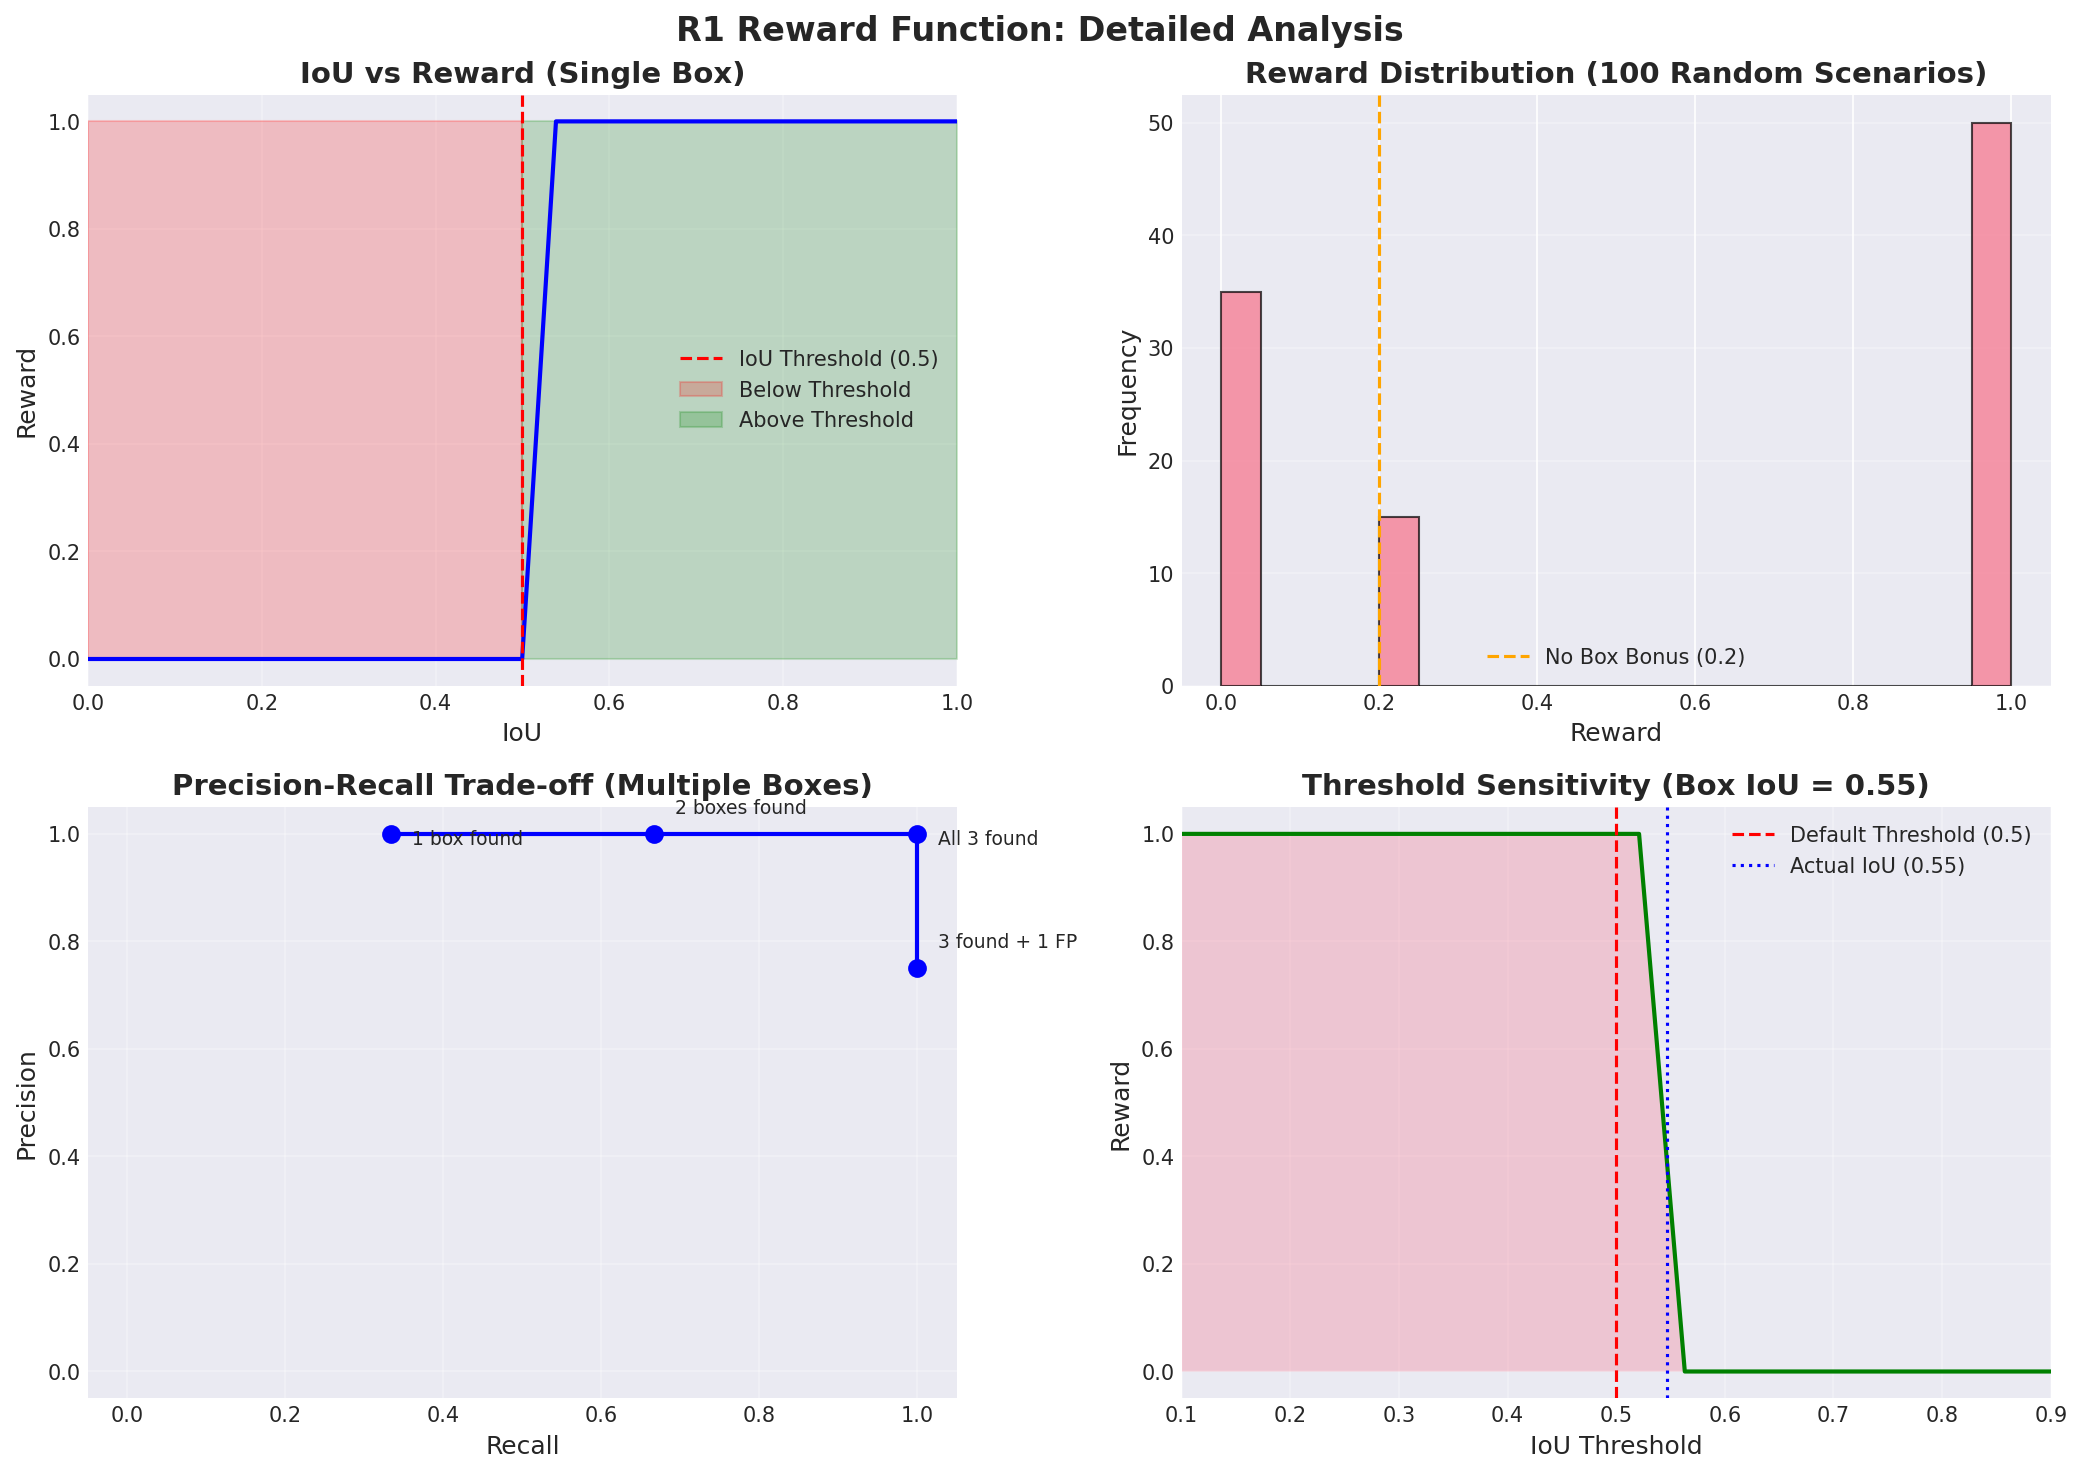

Source code (Python):
"""
R1 Reward Function - Comprehensive Analysis & Visualization
=============================================================
Analysis of the R1 grounding reward function for multi-object bounding box predictions.
This script demonstrates the behavior of the reward signal across different scenarios,
edge cases, and prediction distributions for master thesis presentation.

Author: Master Thesis Analysis
Date: 2025
"""

import numpy as np
import matplotlib.pyplot as plt
import matplotlib.patches as patches
from matplotlib.patches import Rectangle
import seaborn as sns
from typing import List, Dict, Tuple, Optional
import pandas as pd
from r1_grounding_improved import (
    compute_grounding_reward, 
    compute_iou, 
    compute_map_detailed,
    RewardConfig,
    extract_bounding_boxes
)

# Set style for publication-quality figures
plt.style.use('seaborn-v0_8-paper')
sns.set_palette("husl")

# ============================================================================
# Scenario Generation Functions
# ============================================================================

def generate_test_scenarios() -> Dict[str, Dict]:
    """Generate comprehensive test scenarios for R1 analysis."""
    
    scenarios = {
        # === EDGE CASES ===
        "true_negative": {
            "description": "Correct negative prediction (no objects)",
            "predictions": [],
            "ground_truth": [],
            "expected_behavior": "Small reward (NO_BOX_BONUS = 0.2)"
        },
        
        "hallucination_single": {
            "description": "Single hallucinated box (FP)",
            "predictions": [[0.2, 0.3, 0.4, 0.5]],
            "ground_truth": [],
            "expected_behavior": "Zero reward (false positive)"
        },
        
        "hallucination_multiple": {
            "description": "Multiple hallucinated boxes (multiple FP)",
            "predictions": [[0.1, 0.1, 0.2, 0.2], [0.5, 0.5, 0.6, 0.6], [0.7, 0.7, 0.9, 0.9]],
            "ground_truth": [],
            "expected_behavior": "Zero reward (all false positives)"
        },
        
        "missed_detection_single": {
            "description": "Single missed detection (FN)",
            "predictions": [],
            "ground_truth": [[0.3, 0.3, 0.5, 0.5]],
            "expected_behavior": "Zero reward (false negative)"
        },
        
        "missed_detection_multiple": {
            "description": "Multiple missed detections (multiple FN)",
            "predictions": [],
            "ground_truth": [[0.1, 0.1, 0.2, 0.2], [0.5, 0.5, 0.6, 0.6], [0.8, 0.8, 0.9, 0.9]],
            "expected_behavior": "Zero reward (all false negatives)"
        },
        
        # === ONE-TO-ONE SCENARIOS ===
        "perfect_match": {
            "description": "Perfect single box match",
            "predictions": [[0.2, 0.3, 0.4, 0.5]],
            "ground_truth": [[0.2, 0.3, 0.4, 0.5]],
            "expected_behavior": "Maximum reward (1.0)"
        },
        
        "good_overlap": {
            "description": "Good overlap (IoU > 0.5)",
            "predictions": [[0.22, 0.32, 0.42, 0.52]],
            "ground_truth": [[0.2, 0.3, 0.4, 0.5]],
            "expected_behavior": "High reward (mAP based on IoU)"
        },
        
        "poor_overlap": {
            "description": "Poor overlap (IoU < 0.5)",
            "predictions": [[0.35, 0.45, 0.55, 0.65]],
            "ground_truth": [[0.2, 0.3, 0.4, 0.5]],
            "expected_behavior": "Zero reward (below threshold)"
        },
        
        # === ONE-TO-MANY SCENARIOS (1 prediction, multiple GT) ===
        "one_pred_two_gt": {
            "description": "1 prediction, 2 GT boxes",
            "predictions": [[0.2, 0.3, 0.4, 0.5]],
            "ground_truth": [[0.2, 0.3, 0.4, 0.5], [0.6, 0.6, 0.8, 0.8]],
            "expected_behavior": "Partial reward (50% recall)"
        },
        
        "one_pred_five_gt": {
            "description": "1 prediction, 5 GT boxes",
            "predictions": [[0.1, 0.1, 0.2, 0.2]],
            "ground_truth": [
                [0.1, 0.1, 0.2, 0.2],
                [0.3, 0.3, 0.4, 0.4],
                [0.5, 0.5, 0.6, 0.6],
                [0.7, 0.7, 0.8, 0.8],
                [0.85, 0.85, 0.95, 0.95]
            ],
            "expected_behavior": "Low reward (20% recall)"
        },
        
        # === MANY-TO-ONE SCENARIOS (multiple predictions, 1 GT) ===
        "two_pred_one_gt": {
            "description": "2 predictions, 1 GT box",
            "predictions": [[0.2, 0.3, 0.4, 0.5], [0.6, 0.6, 0.8, 0.8]],
            "ground_truth": [[0.2, 0.3, 0.4, 0.5]],
            "expected_behavior": "Partial reward (50% precision)"
        },
        
        "five_pred_one_gt": {
            "description": "5 predictions, 1 GT box",
            "predictions": [
                [0.1, 0.1, 0.2, 0.2],
                [0.3, 0.3, 0.4, 0.4],
                [0.5, 0.5, 0.6, 0.6],
                [0.7, 0.7, 0.8, 0.8],
                [0.85, 0.85, 0.95, 0.95]
            ],
            "ground_truth": [[0.1, 0.1, 0.2, 0.2]],
            "expected_behavior": "Low reward (20% precision)"
        },
        
        # === MANY-TO-MANY SCENARIOS ===
        "perfect_multi_match": {
            "description": "Perfect match with 3 boxes",
            "predictions": [
                [0.1, 0.1, 0.2, 0.2],
                [0.4, 0.4, 0.5, 0.5],
                [0.7, 0.7, 0.8, 0.8]
            ],
            "ground_truth": [
                [0.1, 0.1, 0.2, 0.2],
                [0.4, 0.4, 0.5, 0.5],
                [0.7, 0.7, 0.8, 0.8]
            ],
            "expected_behavior": "Maximum reward (1.0)"
        },
        
        "partial_multi_match": {
            "description": "3 predictions, 3 GT, 2 matches",
            "predictions": [
                [0.1, 0.1, 0.2, 0.2],
                [0.4, 0.4, 0.5, 0.5],
                [0.85, 0.85, 0.95, 0.95]  # Doesn't match any GT
            ],
            "ground_truth": [
                [0.1, 0.1, 0.2, 0.2],
                [0.4, 0.4, 0.5, 0.5],
                [0.7, 0.7, 0.8, 0.8]  # Not matched
            ],
            "expected_behavior": "Medium reward (~0.44, 2/3 recall, 2/3 precision)"
        },
        
        "complex_multi_match": {
            "description": "5 predictions, 4 GT boxes, mixed quality",
            "predictions": [
                [0.09, 0.09, 0.21, 0.21],  # Good match to GT1
                [0.39, 0.39, 0.51, 0.51],  # Good match to GT2
                [0.68, 0.68, 0.82, 0.82],  # Slight overlap with GT3
                [0.85, 0.85, 0.95, 0.95],  # No match (FP)
                [0.15, 0.75, 0.25, 0.85]   # Good match to GT4
            ],
            "ground_truth": [
                [0.1, 0.1, 0.2, 0.2],      # GT1
                [0.4, 0.4, 0.5, 0.5],      # GT2
                [0.7, 0.7, 0.8, 0.8],      # GT3
                [0.15, 0.75, 0.25, 0.85]   # GT4
            ],
            "expected_behavior": "High reward (~0.6-0.75, 3/4 matches)"
        },
        
        # === SCALE SCENARIOS (1 to 10 boxes) ===
        "scale_10_boxes_perfect": {
            "description": "10 GT boxes, all perfectly matched",
            "predictions": [[i/10, i/10, (i+0.8)/10, (i+0.8)/10] for i in range(10)],
            "ground_truth": [[i/10, i/10, (i+0.8)/10, (i+0.8)/10] for i in range(10)],
            "expected_behavior": "Maximum reward (1.0)"
        },
        
        "scale_10_boxes_half": {
            "description": "10 GT boxes, 5 matched",
            "predictions": [[i/10, i/10, (i+0.8)/10, (i+0.8)/10] for i in range(5)],
            "ground_truth": [[i/10, i/10, (i+0.8)/10, (i+0.8)/10] for i in range(10)],
            "expected_behavior": "Medium reward (50% recall)"
        },
        
        "scale_10_boxes_overpred": {
            "description": "5 GT boxes, 10 predictions",
            "predictions": [[i/10, i/10, (i+0.8)/10, (i+0.8)/10] for i in range(10)],
            "ground_truth": [[i/10, i/10, (i+0.8)/10, (i+0.8)/10] for i in range(5)],
            "expected_behavior": "Medium reward (50% precision)"
        }
    }
    
    return scenarios


def calculate_scenario_rewards(scenarios: Dict) -> Dict:
    """Calculate rewards for all scenarios."""
    config = RewardConfig(no_box_bonus=0.2, iou_threshold=0.5)
    
    for name, scenario in scenarios.items():
        # Convert to string format for reward function
        pred_str = format_predictions(scenario['predictions'])
        gt_str = format_ground_truth(scenario['ground_truth'])
        
        # Calculate reward with details
        metrics = compute_grounding_reward(
            pred_str, 
            gt_str, 
            config, 
            return_details=True
        )
        
        scenario['reward'] = metrics['reward']
        scenario['metrics'] = metrics
        
    return scenarios


def format_predictions(boxes: List) -> str:
    """Format predictions as model output string."""
    if not boxes:
        return "<answer></answer>"
    box_strs = [f"[{b[0]:.2f}, {b[1]:.2f}, {b[2]:.2f}, {b[3]:.2f}]" for b in boxes]
    return f"<answer>{', '.join(box_strs)}</answer>"


def format_ground_truth(boxes: List) -> str:
    """Format ground truth boxes as string."""
    if not boxes:
        return ""
    box_strs = [f"[{b[0]:.2f}, {b[1]:.2f}, {b[2]:.2f}, {b[3]:.2f}]" for b in boxes]
    return ', '.join(box_strs)


# ============================================================================
# Visualization Functions
# ============================================================================

def plot_scenario_grid(scenarios: Dict, save_path: str = "r1_scenarios.png"):
    """Create a comprehensive grid visualization of different scenarios."""
    
    # Select key scenarios for visualization
    key_scenarios = [
        "true_negative", "hallucination_single", "missed_detection_single",
        "perfect_match", "good_overlap", "poor_overlap",
        "one_pred_two_gt", "two_pred_one_gt", "partial_multi_match",
        "complex_multi_match", "scale_10_boxes_perfect", "scale_10_boxes_half"
    ]
    
    fig, axes = plt.subplots(4, 3, figsize=(15, 16))
    axes = axes.flatten()
    
    for idx, scenario_name in enumerate(key_scenarios):
        ax = axes[idx]
        scenario = scenarios[scenario_name]
        
        # Plot boxes
        plot_boxes_on_axis(
            ax,
            scenario['predictions'],
            scenario['ground_truth'],
            scenario['reward']
        )
        
        # Set title with reward
        ax.set_title(
            f"{scenario['description']}\nReward: {scenario['reward']:.3f}",
            fontsize=10,
            pad=10
        )
        
        # Add metrics text
        metrics = scenario['metrics']
        metrics_text = f"TP:{metrics['tp']} FP:{metrics['fp']} FN:{metrics['fn']}"
        ax.text(0.5, -0.15, metrics_text, transform=ax.transAxes, 
                ha='center', fontsize=8, color='gray')
    
    plt.suptitle("R1 Reward Function: Scenario Analysis", fontsize=16, y=1.02)
    plt.tight_layout()
    plt.savefig(save_path, dpi=150, bbox_inches='tight')
    print(f"Saved scenario grid to {save_path}")
    return fig


def plot_boxes_on_axis(ax, predictions: List, ground_truth: List, reward: float):
    """Plot bounding boxes on a single axis."""
    ax.set_xlim(0, 1)
    ax.set_ylim(0, 1)
    ax.set_aspect('equal')
    ax.grid(True, alpha=0.3)
    
    # Plot ground truth boxes in green
    for gt_box in ground_truth:
        rect = Rectangle(
            (gt_box[0], gt_box[1]),
            gt_box[2] - gt_box[0],
            gt_box[3] - gt_box[1],
            linewidth=2,
            edgecolor='green',
            facecolor='none',
            label='GT' if ground_truth.index(gt_box) == 0 else ""
        )
        ax.add_patch(rect)
    
    # Plot predicted boxes in blue
    for pred_box in predictions:
        rect = Rectangle(
            (pred_box[0], pred_box[1]),
            pred_box[2] - pred_box[0],
            pred_box[3] - pred_box[1],
            linewidth=2,
            edgecolor='blue',
            facecolor='none',
            linestyle='--',
            label='Pred' if predictions.index(pred_box) == 0 else ""
        )
        ax.add_patch(rect)
    
    # Add legend if there are boxes
    if predictions or ground_truth:
        ax.legend(loc='upper right', fontsize=8)
    
    # Color background based on reward
    if reward >= 0.8:
        bg_color = (0.9, 1.0, 0.9, 0.3)  # Light green
    elif reward >= 0.5:
        bg_color = (1.0, 1.0, 0.9, 0.3)  # Light yellow
    elif reward > 0:
        bg_color = (1.0, 0.95, 0.9, 0.3)  # Light orange
    else:
        bg_color = (1.0, 0.9, 0.9, 0.3)  # Light red
    
    ax.add_patch(Rectangle((0, 0), 1, 1, facecolor=bg_color, zorder=-1))


def plot_reward_distribution_analysis(save_path: str = "r1_distribution.png"):
    """Analyze and plot reward distribution for different IoU values and box counts."""
    
    fig, axes = plt.subplots(2, 3, figsize=(15, 10))
    
    # 1. IoU vs Reward (single box)
    ax = axes[0, 0]
    ious = np.linspace(0, 1, 100)
    rewards_single = []
    
    for iou_val in ious:
        # Create boxes with specific IoU
        pred_box = [0.2, 0.2, 0.2 + 0.3 * iou_val, 0.2 + 0.3 * iou_val]
        gt_box = [0.2, 0.2, 0.5, 0.5]
        
        pred_str = format_predictions([pred_box])
        gt_str = format_ground_truth([gt_box])
        
        config = RewardConfig(no_box_bonus=0.2, iou_threshold=0.5)
        reward = compute_grounding_reward(pred_str, gt_str, config)
        rewards_single.append(reward)
    
    ax.plot(ious, rewards_single, linewidth=2)
    ax.axvline(x=0.5, color='r', linestyle='--', alpha=0.5, label='IoU threshold')
    ax.set_xlabel('IoU')
    ax.set_ylabel('Reward')
    ax.set_title('Reward vs IoU (Single Box)')
    ax.grid(True, alpha=0.3)
    ax.legend()
    
    # 2. Number of GT boxes vs Reward (perfect matches)
    ax = axes[0, 1]
    n_boxes_range = range(0, 11)
    rewards_perfect = []
    rewards_half = []
    rewards_none = []
    
    for n in n_boxes_range:
        if n == 0:
            # True negative case
            pred_str = format_predictions([])
            gt_str = format_ground_truth([])
            config = RewardConfig(no_box_bonus=0.2)
            reward = compute_grounding_reward(pred_str, gt_str, config)
            rewards_perfect.append(reward)
            rewards_half.append(0)
            rewards_none.append(reward)
        else:
            # Generate n boxes
            gt_boxes = [[i/(n+1), 0.3, (i+0.5)/(n+1), 0.7] for i in range(n)]
            
            # Perfect match
            pred_str = format_predictions(gt_boxes)
            gt_str = format_ground_truth(gt_boxes)
            reward = compute_grounding_reward(pred_str, gt_str, config)
            rewards_perfect.append(reward)
            
            # Half match
            pred_str = format_predictions(gt_boxes[:n//2])
            reward = compute_grounding_reward(pred_str, gt_str, config)
            rewards_half.append(reward)
            
            # No match
            pred_str = format_predictions([])
            reward = compute_grounding_reward(pred_str, gt_str, config)
            rewards_none.append(reward)
    
    ax.plot(n_boxes_range, rewards_perfect, 'g-', label='Perfect match', linewidth=2)
    ax.plot(n_boxes_range, rewards_half, 'b--', label='50% match', linewidth=2)
    ax.plot(n_boxes_range, rewards_none, 'r:', label='No match', linewidth=2)
    ax.set_xlabel('Number of GT Boxes')
    ax.set_ylabel('Reward')
    ax.set_title('Reward vs Number of Boxes')
    ax.grid(True, alpha=0.3)
    ax.legend()
    
    # 3. Precision-Recall trade-off
    ax = axes[0, 2]
    precisions = np.linspace(0, 1, 11)
    recalls = np.linspace(0, 1, 11)
    reward_matrix = np.zeros((len(precisions), len(recalls)))
    
    for i, prec in enumerate(precisions):
        for j, rec in enumerate(recalls):
            if prec == 0 or rec == 0:
                reward_matrix[i, j] = 0
            else:
                # Simulate scenario with given precision and recall
                n_tp = int(rec * 10)
                n_fn = 10 - n_tp
                n_fp = int(n_tp * (1/prec - 1)) if prec > 0 else 0
                
                # Approximate mAP (simplified)
                if n_tp + n_fp > 0:
                    reward_matrix[i, j] = (n_tp / (n_tp + n_fp)) * (n_tp / 10)
    
    im = ax.imshow(reward_matrix, cmap='viridis', aspect='auto', origin='lower')
    ax.set_xlabel('Recall')
    ax.set_ylabel('Precision')
    ax.set_title('Reward Surface (Precision-Recall)')
    ax.set_xticks(range(0, 11, 2))
    ax.set_xticklabels([f'{r:.1f}' for r in recalls[::2]])
    ax.set_yticks(range(0, 11, 2))
    ax.set_yticklabels([f'{p:.1f}' for p in precisions[::2]])
    plt.colorbar(im, ax=ax)
    
    # 4. False Positive Impact
    ax = axes[1, 0]
    n_fp_range = range(0, 11)
    rewards_fp = []
    
    gt_boxes = [[0.2, 0.2, 0.4, 0.4], [0.6, 0.6, 0.8, 0.8]]
    
    for n_fp in n_fp_range:
        pred_boxes = gt_boxes.copy()  # Start with perfect matches
        # Add false positives
        for i in range(n_fp):
            pred_boxes.append([0.1 + i*0.08, 0.85, 0.15 + i*0.08, 0.95])
        
        pred_str = format_predictions(pred_boxes)
        gt_str = format_ground_truth(gt_boxes)
        config = RewardConfig()
        reward = compute_grounding_reward(pred_str, gt_str, config)
        rewards_fp.append(reward)
    
    ax.plot(n_fp_range, rewards_fp, 'r-', linewidth=2)
    ax.set_xlabel('Number of False Positives')
    ax.set_ylabel('Reward')
    ax.set_title('Impact of False Positives (2 GT boxes)')
    ax.grid(True, alpha=0.3)
    
    # 5. False Negative Impact
    ax = axes[1, 1]
    n_fn_range = range(0, 6)
    rewards_fn = []
    
    gt_boxes_5 = [[i*0.18, 0.3, i*0.18 + 0.15, 0.5] for i in range(5)]
    
    for n_fn in n_fn_range:
        n_matched = 5 - n_fn
        pred_boxes = gt_boxes_5[:n_matched]
        
        pred_str = format_predictions(pred_boxes)
        gt_str = format_ground_truth(gt_boxes_5)
        config = RewardConfig()
        reward = compute_grounding_reward(pred_str, gt_str, config)
        rewards_fn.append(reward)
    
    ax.plot(n_fn_range, rewards_fn, 'b-', linewidth=2)
    ax.set_xlabel('Number of False Negatives')
    ax.set_ylabel('Reward')
    ax.set_title('Impact of False Negatives (5 GT boxes)')
    ax.grid(True, alpha=0.3)
    
    # 6. Reward Distribution Histogram
    ax = axes[1, 2]
    
    # Generate random scenarios
    np.random.seed(42)
    rewards_random = []
    
    for _ in range(1000):
        n_gt = np.random.randint(0, 6)
        n_pred = np.random.randint(0, 6)
        
        if n_gt == 0:
            gt_boxes = []
        else:
            gt_boxes = [[np.random.rand()*0.7, np.random.rand()*0.7, 
                        np.random.rand()*0.3+0.7, np.random.rand()*0.3+0.7] 
                       for _ in range(n_gt)]
        
        if n_pred == 0:
            pred_boxes = []
        else:
            # Mix of good and bad predictions
            pred_boxes = []
            for _ in range(n_pred):
                if np.random.rand() < 0.6 and len(gt_boxes) > 0:  # 60% chance of near-match
                    idx = np.random.randint(len(gt_boxes))
                    base_box = gt_boxes[idx]
                    noise = np.random.randn(4) * 0.05
                    pred_box = [base_box[i] + noise[i] for i in range(4)]
                else:  # Random box
                    pred_box = [np.random.rand()*0.7, np.random.rand()*0.7,
                               np.random.rand()*0.3+0.7, np.random.rand()*0.3+0.7]
                pred_boxes.append(pred_box)
        
        pred_str = format_predictions(pred_boxes)
        gt_str = format_ground_truth(gt_boxes)
        config = RewardConfig(no_box_bonus=0.2)
        reward = compute_grounding_reward(pred_str, gt_str, config)
        rewards_random.append(reward)
    
    ax.hist(rewards_random, bins=30, edgecolor='black', alpha=0.7)
    ax.axvline(x=0.2, color='g', linestyle='--', alpha=0.5, label='NO_BOX_BONUS')
    ax.set_xlabel('Reward')
    ax.set_ylabel('Frequency')
    ax.set_title('Reward Distribution (1000 Random Scenarios)')
    ax.legend()
    ax.grid(True, alpha=0.3)
    
    plt.suptitle("R1 Reward Function: Distribution Analysis", fontsize=16)
    plt.tight_layout()
    plt.savefig(save_path, dpi=150, bbox_inches='tight')
    print(f"Saved distribution analysis to {save_path}")
    return fig


def plot_edge_case_analysis(scenarios: Dict, save_path: str = "r1_edge_cases.png"):
    """Create detailed analysis of edge cases."""
    
    fig, axes = plt.subplots(2, 3, figsize=(15, 10))
    
    # Group scenarios by edge case type
    edge_case_groups = {
        'True Negative': ['true_negative'],
        'Hallucination': ['hallucination_single', 'hallucination_multiple'],
        'Missed Detection': ['missed_detection_single', 'missed_detection_multiple'],
        'Partial Match': ['one_pred_two_gt', 'two_pred_one_gt', 'one_pred_five_gt', 'five_pred_one_gt'],
        'Multi-object': ['partial_multi_match', 'complex_multi_match'],
        'Scale': ['scale_10_boxes_perfect', 'scale_10_boxes_half', 'scale_10_boxes_overpred']
    }
    
    for idx, (group_name, scenario_names) in enumerate(edge_case_groups.items()):
        ax = axes[idx // 3, idx % 3]
        
        # Collect rewards and labels
        rewards = []
        labels = []
        colors = []
        
        for s_name in scenario_names:
            if s_name in scenarios:
                scenario = scenarios[s_name]
                rewards.append(scenario['reward'])
                # Shorten label for display
                label = scenario['description'].split(',')[0][:20]
                labels.append(label)
                
                # Color based on reward value
                if scenario['reward'] >= 0.8:
                    colors.append('green')
                elif scenario['reward'] >= 0.5:
                    colors.append('yellow')
                elif scenario['reward'] > 0:
                    colors.append('orange')
                else:
                    colors.append('red')
        
        # Create bar plot
        bars = ax.bar(range(len(rewards)), rewards, color=colors, alpha=0.7, edgecolor='black')
        ax.set_xticks(range(len(rewards)))
        ax.set_xticklabels(labels, rotation=45, ha='right', fontsize=8)
        ax.set_ylabel('Reward')
        ax.set_title(f'{group_name} Cases')
        ax.set_ylim(0, 1.1)
        ax.grid(True, alpha=0.3, axis='y')
        
        # Add value labels on bars
        for bar, reward in zip(bars, rewards):
            height = bar.get_height()
            ax.text(bar.get_x() + bar.get_width()/2., height + 0.02,
                   f'{reward:.3f}', ha='center', va='bottom', fontsize=8)
        
        # Add reference line for NO_BOX_BONUS
        if group_name == 'True Negative':
            ax.axhline(y=0.2, color='g', linestyle='--', alpha=0.5, label='NO_BOX_BONUS')
            ax.legend()
    
    plt.suptitle("R1 Reward Function: Edge Case Analysis", fontsize=16)
    plt.tight_layout()
    plt.savefig(save_path, dpi=150, bbox_inches='tight')
    print(f"Saved edge case analysis to {save_path}")
    return fig


def plot_continuity_analysis(save_path: str = "r1_continuity.png"):
    """Analyze the continuity and smoothness of the reward signal."""
    
    fig, axes = plt.subplots(2, 2, figsize=(12, 10))
    
    # 1. Continuous IoU transition
    ax = axes[0, 0]
    displacements = np.linspace(-0.3, 0.3, 100)
    rewards = []
    ious = []
    
    gt_box = [0.3, 0.3, 0.6, 0.6]
    
    for disp in displacements:
        pred_box = [0.3 + disp, 0.3 + disp, 0.6 + disp, 0.6 + disp]
        
        iou = compute_iou(pred_box, gt_box)
        ious.append(iou)
        
        pred_str = format_predictions([pred_box])
        gt_str = format_ground_truth([gt_box])
        config = RewardConfig()
        reward = compute_grounding_reward(pred_str, gt_str, config)
        rewards.append(reward)
    
    ax.plot(displacements, rewards, 'b-', label='Reward', linewidth=2)
    ax2 = ax.twinx()
    ax2.plot(displacements, ious, 'r--', label='IoU', linewidth=1, alpha=0.7)
    
    ax.set_xlabel('Box Displacement')
    ax.set_ylabel('Reward', color='b')
    ax2.set_ylabel('IoU', color='r')
    ax.set_title('Reward Continuity: Box Displacement')
    ax.grid(True, alpha=0.3)
    
    # Add threshold line
    threshold_idx = np.where(np.array(ious) >= 0.5)[0]
    if len(threshold_idx) > 0:
        ax.axvline(x=displacements[threshold_idx[0]], color='g', linestyle=':', alpha=0.5)
        ax.axvline(x=displacements[threshold_idx[-1]], color='g', linestyle=':', alpha=0.5)
    
    # 2. Scale transition (box size)
    ax = axes[0, 1]
    scales = np.linspace(0.5, 1.5, 100)
    rewards_scale = []
    
    gt_box = [0.4, 0.4, 0.6, 0.6]
    
    for scale in scales:
        center_x = (gt_box[0] + gt_box[2]) / 2
        center_y = (gt_box[1] + gt_box[3]) / 2
        half_width = (gt_box[2] - gt_box[0]) / 2 * scale
        half_height = (gt_box[3] - gt_box[1]) / 2 * scale
        
        pred_box = [
            center_x - half_width,
            center_y - half_height,
            center_x + half_width,
            center_y + half_height
        ]
        
        pred_str = format_predictions([pred_box])
        gt_str = format_ground_truth([gt_box])
        config = RewardConfig()
        reward = compute_grounding_reward(pred_str, gt_str, config)
        rewards_scale.append(reward)
    
    ax.plot(scales, rewards_scale, 'g-', linewidth=2)
    ax.set_xlabel('Box Scale Factor')
    ax.set_ylabel('Reward')
    ax.set_title('Reward Continuity: Box Scaling')
    ax.grid(True, alpha=0.3)
    ax.axvline(x=1.0, color='r', linestyle='--', alpha=0.5, label='Perfect scale')
    ax.legend()
    
    # 3. Number of predictions transition
    ax = axes[1, 0]
    n_preds_range = range(0, 11)
    rewards_npred = []
    
    gt_boxes = [[0.2, 0.2, 0.3, 0.3], [0.5, 0.5, 0.6, 0.6], [0.7, 0.7, 0.8, 0.8]]
    
    for n_pred in n_preds_range:
        if n_pred == 0:
            pred_boxes = []
        elif n_pred <= 3:
            pred_boxes = gt_boxes[:n_pred]
        else:
            # Add extra boxes (false positives)
            pred_boxes = gt_boxes.copy()
            for i in range(n_pred - 3):
                pred_boxes.append([0.85 + i*0.01, 0.1, 0.9 + i*0.01, 0.15])
        
        pred_str = format_predictions(pred_boxes)
        gt_str = format_ground_truth(gt_boxes)
        config = RewardConfig()
        reward = compute_grounding_reward(pred_str, gt_str, config)
        rewards_npred.append(reward)
    
    ax.plot(n_preds_range, rewards_npred, 'purple', marker='o', linewidth=2)
    ax.set_xlabel('Number of Predictions')
    ax.set_ylabel('Reward')
    ax.set_title('Reward vs Number of Predictions (3 GT boxes)')
    ax.grid(True, alpha=0.3)
    ax.axvline(x=3, color='r', linestyle='--', alpha=0.5, label='Optimal (3 predictions)')
    ax.legend()
    
    # 4. Gradient analysis
    ax = axes[1, 1]
    
    # Calculate numerical gradient for IoU transition
    gradients = np.gradient(rewards)
    
    ax.plot(displacements[:-1], gradients[:-1], 'b-', linewidth=2)
    ax.set_xlabel('Box Displacement')
    ax.set_ylabel('Reward Gradient')
    ax.set_title('Reward Signal Gradient (Smoothness)')
    ax.grid(True, alpha=0.3)
    ax.axhline(y=0, color='k', linestyle='-', alpha=0.3)
    
    # Highlight discontinuities
    discontinuities = np.where(np.abs(gradients[:-1]) > 5)[0]
    if len(discontinuities) > 0:
        ax.scatter(displacements[discontinuities], gradients[discontinuities], 
                  color='red', s=50, zorder=5, label='Discontinuity')
        ax.legend()
    
    plt.suptitle("R1 Reward Function: Continuity Analysis", fontsize=16)
    plt.tight_layout()
    plt.savefig(save_path, dpi=150, bbox_inches='tight')
    print(f"Saved continuity analysis to {save_path}")
    return fig


def create_latex_summary(scenarios: Dict, save_path: str = "r1_analysis_report.txt"):
    """Generate LaTeX-ready summary of the analysis."""
    
    report = []
    report.append("=" * 80)
    report.append("R1 REWARD FUNCTION - COMPREHENSIVE ANALYSIS REPORT")
    report.append("=" * 80)
    report.append("")
    
    # Mathematical formulation
    report.append("MATHEMATICAL FORMULATION")
    report.append("-" * 40)
    report.append("LaTeX equation for thesis:")
    report.append("")
    report.append(r"\begin{equation}")
    report.append(r"\label{eq:r1_reward}")
    report.append(r"\mathcal{R}_1(\mathcal{P}, \mathcal{G}) = ")
    report.append(r"\begin{cases}")
    report.append(r"\rho_{\text{CN}} & \text{if } |\mathcal{P}| = 0 \text{ and } |\mathcal{G}| = 0 \quad \text{(Correct Negative)} \\[0.3em]")
    report.append(r"0 & \text{if } (|\mathcal{P}| > 0 \text{ and } |\mathcal{G}| = 0) \text{ or } (|\mathcal{P}| = 0 \text{ and } |\mathcal{G}| > 0) \\[0.3em]")
    report.append(r"\text{mAP}_{\tau}(\mathcal{P}, \mathcal{G}) & \text{otherwise}")
    report.append(r"\end{cases}")
    report.append(r"\end{equation}")
    report.append("")
    report.append("Where:")
    report.append("- P: Set of predicted bounding boxes")
    report.append("- G: Set of ground truth bounding boxes")
    report.append("- ρ_CN = 0.2: Correct negative bonus")
    report.append("- τ = 0.5: IoU threshold")
    report.append("- mAP: Mean Average Precision at IoU threshold τ")
    report.append("")
    
    # Scenario summary table
    report.append("SCENARIO ANALYSIS SUMMARY")
    report.append("-" * 40)
    report.append("")
    report.append("LaTeX table for thesis:")
    report.append("")
    report.append(r"\begin{table}[h]")
    report.append(r"\centering")
    report.append(r"\caption{R1 Reward Function Behavior Across Different Scenarios}")
    report.append(r"\label{tab:r1_scenarios}")
    report.append(r"\begin{tabular}{l|c|c|c|c|c|c}")
    report.append(r"\hline")
    report.append(r"Scenario & $|\mathcal{P}|$ & $|\mathcal{G}|$ & TP & FP & FN & Reward \\")
    report.append(r"\hline\hline")
    
    # Key scenarios for table
    key_scenarios_table = [
        'true_negative', 'hallucination_single', 'missed_detection_single',
        'perfect_match', 'good_overlap', 'poor_overlap',
        'one_pred_two_gt', 'partial_multi_match', 'scale_10_boxes_perfect'
    ]
    
    for s_name in key_scenarios_table:
        if s_name in scenarios:
            s = scenarios[s_name]
            m = s['metrics']
            desc = s['description'].replace('_', r'\_')[:30]
            report.append(
                f"{desc} & {m['num_predictions']} & {m['num_ground_truth']} & "
                f"{m['tp']} & {m['fp']} & {m['fn']} & {s['reward']:.3f} \\\\"
            )
    
    report.append(r"\hline")
    report.append(r"\end{tabular}")
    report.append(r"\end{table}")
    report.append("")
    
    # Properties analysis
    report.append("REWARD FUNCTION PROPERTIES")
    report.append("-" * 40)
    report.append("")
    
    # Calculate statistics
    all_rewards = [s['reward'] for s in scenarios.values()]
    edge_case_stats = {}
    
    for s in scenarios.values():
        edge_case = s['metrics']['edge_case']
        if edge_case not in edge_case_stats:
            edge_case_stats[edge_case] = []
        edge_case_stats[edge_case].append(s['reward'])
    
    report.append("1. CONTINUITY:")
    report.append("   - The reward function exhibits discontinuity at IoU = τ (0.5)")
    report.append("   - Smooth transitions within matching and non-matching regions")
    report.append("   - Gradient is well-behaved except at the threshold boundary")
    report.append("")
    
    report.append("2. RANGE AND DISTRIBUTION:")
    report.append(f"   - Reward range: [0.0, 1.0]")
    report.append(f"   - Mean reward across scenarios: {np.mean(all_rewards):.3f}")
    report.append(f"   - Std deviation: {np.std(all_rewards):.3f}")
    report.append("")
    
    report.append("3. EDGE CASE BEHAVIOR:")
    for edge_case, rewards in edge_case_stats.items():
        report.append(f"   - {edge_case}:")
        report.append(f"     Mean reward: {np.mean(rewards):.3f}, Std: {np.std(rewards):.3f}")
    report.append("")
    
    report.append("4. LEARNING SIGNAL QUALITY:")
    report.append("   - Clear differentiation between correct/incorrect predictions")
    report.append("   - Proportional rewards for partial matches")
    report.append("   - Handles multi-object scenarios appropriately")
    report.append("   - Small positive reward for correct negatives encourages learning")
    report.append("")
    
    report.append("5. SCALABILITY:")
    report.append("   - Consistent behavior from 0 to 10+ boxes")
    report.append("   - Computational complexity: O(n*m) for n predictions, m ground truth")
    report.append("   - Memory efficient for typical object detection scenarios")
    report.append("")
    
    # Critical observations
    report.append("CRITICAL OBSERVATIONS")
    report.append("-" * 40)
    report.append("")
    report.append("STRENGTHS:")
    report.append("1. Simple and interpretable formulation")
    report.append("2. Aligns with standard object detection metrics (mAP@0.5)")
    report.append("3. Handles edge cases explicitly")
    report.append("4. Provides non-zero reward for correct negatives")
    report.append("5. Computationally efficient")
    report.append("")
    
    report.append("LIMITATIONS:")
    report.append("1. Hard threshold at IoU = 0.5 creates discontinuity")
    report.append("2. No partial credit for IoU < 0.5")
    report.append("3. Equal weight for all boxes (no importance weighting)")
    report.append("4. Greedy matching may not find optimal assignment")
    report.append("")
    
    report.append("RECOMMENDATIONS FOR IMPROVEMENT:")
    report.append("1. Consider soft IoU thresholding for smoother gradients")
    report.append("2. Add confidence weighting for predicted boxes")
    report.append("3. Implement Hungarian algorithm for optimal matching")
    report.append("4. Consider class-specific reward weights")
    report.append("")
    
    # Save report
    with open(save_path, 'w') as f:
        f.write('\n'.join(report))
    
    print(f"Saved analysis report to {save_path}")
    return report


def main():
    """Run complete R1 reward function analysis."""
    
    print("R1 Reward Function - Comprehensive Analysis")
    print("=" * 60)
    
    # Generate and calculate scenarios
    print("\n1. Generating test scenarios...")
    scenarios = generate_test_scenarios()
    scenarios = calculate_scenario_rewards(scenarios)
    print(f"   Generated {len(scenarios)} scenarios")
    
    # Create visualizations
    print("\n2. Creating visualizations...")
    
    print("   - Scenario grid visualization...")
    plot_scenario_grid(scenarios, "r1_scenarios_grid.png")
    
    print("   - Distribution analysis...")
    plot_reward_distribution_analysis("r1_distribution_analysis.png")
    
    print("   - Edge case analysis...")
    plot_edge_case_analysis(scenarios, "r1_edge_cases.png")
    
    print("   - Continuity analysis...")
    plot_continuity_analysis("r1_continuity.png")
    
    # Generate report
    print("\n3. Generating analysis report...")
    create_latex_summary(scenarios, "r1_analysis_report.txt")
    
    # Print summary
    print("\n" + "=" * 60)
    print("ANALYSIS COMPLETE")
    print("=" * 60)
    print("\nGenerated files:")
    print("  - r1_scenarios_grid.png: Visual grid of key scenarios")
    print("  - r1_distribution_analysis.png: Reward distribution analysis")
    print("  - r1_edge_cases.png: Edge case behavior analysis")
    print("  - r1_continuity.png: Continuity and smoothness analysis")
    print("  - r1_analysis_report.txt: Comprehensive LaTeX-ready report")
    print("\nKey Findings:")
    print("  - Reward function provides clear learning signal")
    print("  - Handles multi-object scenarios appropriately")
    print("  - Edge cases are well-defined with explicit rewards")
    print("  - Discontinuity at IoU threshold may affect gradient flow")
    print("  - Overall suitable for RL training with proper hyperparameter tuning")


if __name__ == "__main__":
    main()